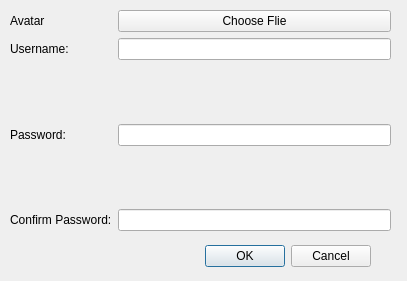
<?xml version="1.0" encoding="UTF-8"?>
<ui version="4.0">
 <class>Register</class>
 <widget class="QDialog" name="Register">
  <property name="geometry">
   <rect>
    <x>0</x>
    <y>0</y>
    <width>407</width>
    <height>281</height>
   </rect>
  </property>
  <property name="windowTitle">
   <string>Dialog</string>
  </property>
  <widget class="QDialogButtonBox" name="buttonBox">
   <property name="geometry">
    <rect>
     <x>30</x>
     <y>240</y>
     <width>341</width>
     <height>32</height>
    </rect>
   </property>
   <property name="orientation">
    <enum>Qt::Horizontal</enum>
   </property>
   <property name="standardButtons">
    <set>QDialogButtonBox::Cancel|QDialogButtonBox::Ok</set>
   </property>
  </widget>
  <widget class="QWidget" name="formLayoutWidget">
   <property name="geometry">
    <rect>
     <x>10</x>
     <y>10</y>
     <width>381</width>
     <height>221</height>
    </rect>
   </property>
   <layout class="QFormLayout" name="formLayout">
    <item row="1" column="0">
     <widget class="QLabel" name="label">
      <property name="text">
       <string>Username:</string>
      </property>
     </widget>
    </item>
    <item row="1" column="1">
     <widget class="QLineEdit" name="passwordEdit"/>
    </item>
    <item row="2" column="1">
     <spacer name="verticalSpacer">
      <property name="orientation">
       <enum>Qt::Vertical</enum>
      </property>
      <property name="sizeHint" stdset="0">
       <size>
        <width>20</width>
        <height>40</height>
       </size>
      </property>
     </spacer>
    </item>
    <item row="3" column="0">
     <widget class="QLabel" name="label_2">
      <property name="text">
       <string>Password:</string>
      </property>
     </widget>
    </item>
    <item row="3" column="1">
     <widget class="QLineEdit" name="lineEdit_2"/>
    </item>
    <item row="5" column="0">
     <widget class="QLabel" name="label_3">
      <property name="text">
       <string>Confirm Password:</string>
      </property>
     </widget>
    </item>
    <item row="5" column="1">
     <widget class="QLineEdit" name="confirmEdit"/>
    </item>
    <item row="4" column="1">
     <spacer name="verticalSpacer_2">
      <property name="orientation">
       <enum>Qt::Vertical</enum>
      </property>
      <property name="sizeHint" stdset="0">
       <size>
        <width>20</width>
        <height>40</height>
       </size>
      </property>
     </spacer>
    </item>
    <item row="0" column="0">
     <widget class="QLabel" name="label_4">
      <property name="text">
       <string>Avatar</string>
      </property>
     </widget>
    </item>
    <item row="0" column="1">
     <widget class="QPushButton" name="chooseButton">
      <property name="text">
       <string>Choose Flie</string>
      </property>
     </widget>
    </item>
   </layout>
  </widget>
 </widget>
 <resources/>
 <connections>
  <connection>
   <sender>buttonBox</sender>
   <signal>accepted()</signal>
   <receiver>Register</receiver>
   <slot>accept()</slot>
   <hints>
    <hint type="sourcelabel">
     <x>248</x>
     <y>254</y>
    </hint>
    <hint type="destinationlabel">
     <x>157</x>
     <y>274</y>
    </hint>
   </hints>
  </connection>
  <connection>
   <sender>buttonBox</sender>
   <signal>rejected()</signal>
   <receiver>Register</receiver>
   <slot>reject()</slot>
   <hints>
    <hint type="sourcelabel">
     <x>316</x>
     <y>260</y>
    </hint>
    <hint type="destinationlabel">
     <x>286</x>
     <y>274</y>
    </hint>
   </hints>
  </connection>
 </connections>
</ui>
